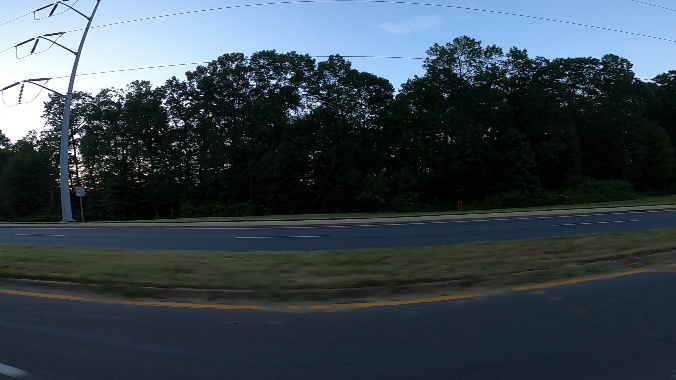
#> input picture test/1.jpg, 676 x 380 px; its folder holds only this picture in this run
$ python -i preprocess.py   (imports and definitions only)
#> lines starting #> are read from the running program, lines starting #| are printed output that depends on the picture
#> further down, picture is the input picture: shape (380, 676, 3); mean B, G, R 78.8, 70.2, 57.5
import cv2
import random
import numpy as np
from dataclasses import dataclass, field
from pathlib import Path
from typing import Optional, Tuple, List


#  HẰNG SỐ TOÀN CỤC


IMG_WIDTH  = 128
IMG_HEIGHT = 64
IMG_SIZE   = (IMG_WIDTH, IMG_HEIGHT)   # (w, h) cho cv2.resize

CLAHE_CLIP = 2.0
CLAHE_GRID = (8, 8)


#  CẤU HÌNH AUGMENTATION


@dataclass
class AugConfig:
    """
    Tham số điều chỉnh mức độ augmentation.

    Mặc định được chỉnh cho bài toán phát hiện xe đa góc.
    Chỉnh aug_level = 'light' / 'medium' / 'heavy' để scale nhanh.
    """
    # Rotation — tăng từ ±10 lên ±30 để cover góc camera nghiêng
    rotate_max_deg: float = 30.0

    # Brightness scale (×alpha)
    brightness_range: Tuple[float, float] = (0.5, 1.5)

    # Gamma correction (giả lập overexposed / underexposed)
    gamma_range: Tuple[float, float] = (0.5, 2.0)

    # Perspective — mức độ biến dạng (0=không, 0.3=rất nhiều)
    perspective_strength: float = 0.15

    # Shear — độ nghiêng ngang (giả lập góc nhìn chéo)
    shear_range: float = 0.15

    # Gaussian noise — std độ nhiễu pixel (0–255)
    noise_std: float = 12.0

    # Gaussian blur — kernel size (lẻ), 0 = tắt
    blur_ksize: int = 3

    # Random crop — % chiều bị cắt tối đa mỗi phía
    crop_pct: float = 0.12

    # Horizontal stretch — co/dãn ngang để giả lập xe nhìn ngang / trước
    stretch_range: Tuple[float, float] = (0.75, 1.3)

    # [5 lines left out: function light, not called in this run]

    @classmethod
    def medium(cls) -> "AugConfig":
        """Augmentation mặc định."""
        return cls()

    # [6 lines left out: function heavy, not called in this run]


# Mặc định toàn cục (có thể override khi gọi augment_image_v2)
DEFAULT_CFG = AugConfig.medium()


#  TIỀN XỬ LÝ CƠ BẢN


# [69 lines left out: functions load_image, to_grayscale, apply_clahe, resize_image, normalize, preprocess and 1 more, not called in this run]


#  CÁC HÀM AUGMENTATION ĐƠN LẺ


def aug_flip(img: np.ndarray) -> np.ndarray:
    """Lật ngang — giả lập xe đi ngược chiều."""
    return cv2.flip(img, 1)


def aug_brightness(img: np.ndarray,
                   lo: float = 0.5, hi: float = 1.5) -> np.ndarray:
    """
    Nhân pixel với alpha ngẫu nhiên.

    Range rộng hơn cũ (0.5–1.5 thay vì 0.7–1.3) để cover
    cảnh ngày nắng và đêm tối hơn.
    """
#> called with lo = 0.5, hi = 1.5
    alpha = random.uniform(lo, hi)
#> alpha = 1.34
    return np.clip(img.astype(np.float32) * alpha, 0, 255).astype(np.uint8)


def aug_gamma(img: np.ndarray,
              lo: float = 0.5, hi: float = 2.0) -> np.ndarray:
    """
    Hiệu chỉnh gamma (phi tuyến) — khác với brightness (tuyến tính).

    gamma < 1 → ảnh sáng hơn (overexposed).
    gamma > 1 → ảnh tối hơn (underexposed / ban đêm).
    """
#> called with lo = 0.5, hi = 2
    gamma = random.uniform(lo, hi)
#> gamma = 1.64
    inv   = 1.0 / gamma
#> inv = 0.611
    table = (np.arange(256) / 255.0) ** inv * 255.0
#> table = 256 values from 0 to 255
    lut   = np.clip(table, 0, 255).astype(np.uint8)
#> lut = 256 values from 0 to 255
    return cv2.LUT(img, lut)
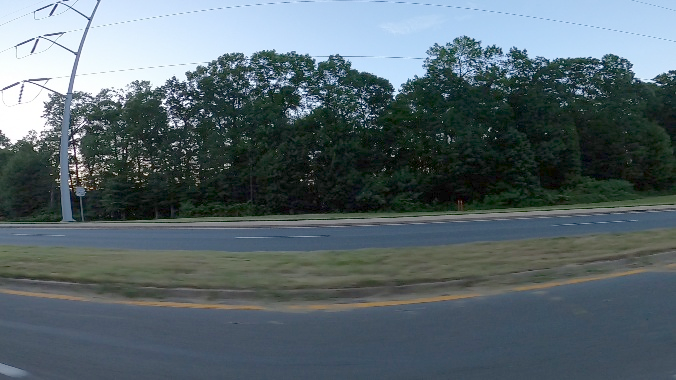
#> returned value: shape (380, 676, 3); mean of channels 0, 1, 2 108.3, 102.6, 87.9; drawn as B, G, R


def aug_rotate(img: np.ndarray, max_deg: float = 30.0) -> np.ndarray:
    """
    Xoay ảnh ±max_deg độ.

    Tăng từ ±10° (cũ) lên ±30° để giả lập camera đặt cao/thấp,
    góc nhìn hơi chếch — giúp nhận ra xe nhìn từ trên xuống.
    """
#> called with max_deg = 30
    h, w  = img.shape[:2]
#> h = 380; w = 676
    angle = random.uniform(-max_deg, max_deg)
    M     = cv2.getRotationMatrix2D((w / 2, h / 2), angle, 1.0)
#> M = [[0.997, -0.0831, 16.95], [0.0831, 0.997, -27.42]]
    return cv2.warpAffine(img, M, (w, h), borderMode=cv2.BORDER_REFLECT)


def aug_perspective(img: np.ndarray, strength: float = 0.15) -> np.ndarray:
    """
    Biến đổi phối cảnh (perspective transform).

    Dịch chuyển 4 góc ảnh ngẫu nhiên trong phạm vi strength×(w hoặc h).
    Giả lập xe nhìn từ góc trên-bên (bird-eye partial), góc thấp (frog-eye).

    Đây là augmentation quan trọng nhất cho vấn đề đa góc nhìn.
    """
#> called with strength = 0.15
    h, w = img.shape[:2]
#> h = 380; w = 676
    dx   = int(w * strength)
#> dx = 101
    dy   = int(h * strength)
#> dy = 57

    # Góc gốc
    src = np.float32([[0, 0], [w, 0], [w, h], [0, h]])
#> src = [[0, 0], [676, 0], [676, 380], [0, 380]]
    # Góc đích — dịch chuyển ngẫu nhiên từng góc
    dst = np.float32([
        [random.randint(0, dx),       random.randint(0, dy)],
        [random.randint(w-dx, w),     random.randint(0, dy)],
        [random.randint(w-dx, w),     random.randint(h-dy, h)],
        [random.randint(0, dx),       random.randint(h-dy, h)],
    ])
#> dst = [[33, 32], [637, 25], [675, 376], [38, 353]]
    M = cv2.getPerspectiveTransform(src, dst)
#> M = [[0.816, 0.00847, 33], [-0.0134, 0.801, 32], [-0.000122, -0.000123, 1]]
    return cv2.warpPerspective(img, M, (w, h), borderMode=cv2.BORDER_REFLECT)
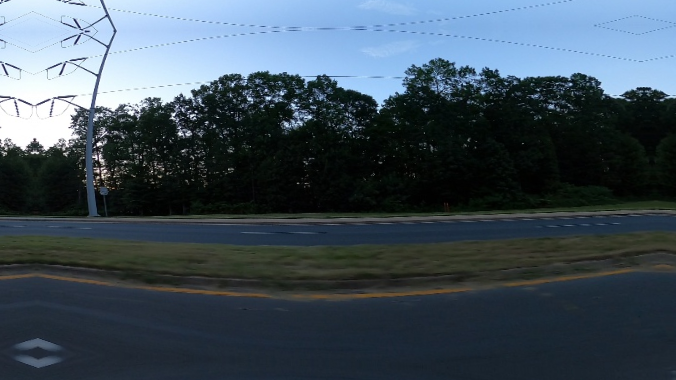
#> returned value: shape (380, 676, 3); mean of channels 0, 1, 2 89.6, 78.4, 64.1; drawn as B, G, R


def aug_shear(img: np.ndarray, shear_range: float = 0.15) -> np.ndarray:
    """
    Shear ngang — nghiêng ảnh sang trái/phải.

    Giả lập xe nhìn từ góc chếch (3/4 view → side view transition).
    """
#> called with shear_range = 0.15
    h, w  = img.shape[:2]
#> h = 380; w = 676
    shear = random.uniform(-shear_range, shear_range)
    M     = np.float32([[1, shear, 0],
                        [0, 1,     0]])
    # Tính chiều rộng mới sau shear để không bị cắt
    new_w = int(w + abs(shear) * h)
#> new_w = 692
    warped = cv2.warpAffine(img, M, (new_w, h),
                             borderMode=cv2.BORDER_REFLECT)
    # Crop / resize về kích thước gốc
    return cv2.resize(warped, (w, h), interpolation=cv2.INTER_AREA)


def aug_noise(img: np.ndarray, std: float = 12.0) -> np.ndarray:
    """
    Thêm Gaussian noise — giả lập camera chất lượng thấp, điều kiện đêm.
    """
#> called with std = 12
    noise  = np.random.normal(0, std, img.shape).astype(np.float32)
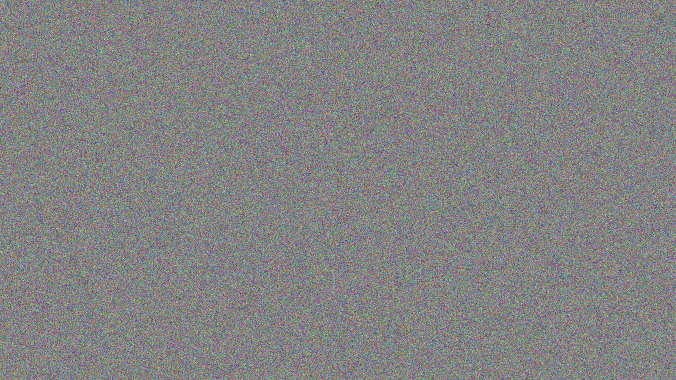
#> noise: shape (380, 676, 3) float32; mean B, G, R 0, 0, 0; drawn with min black and max white
    noisy  = img.astype(np.float32) + noise
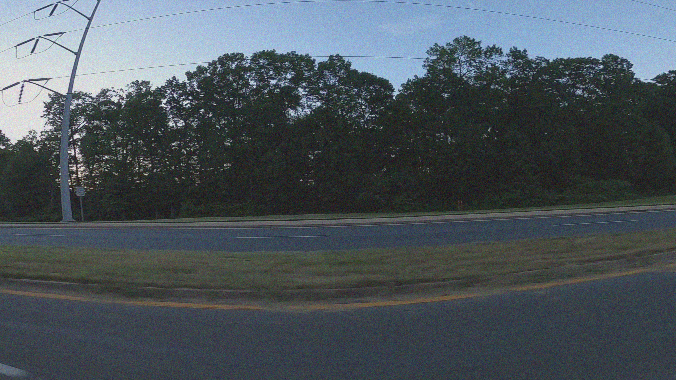
#> noisy: shape (380, 676, 3) float32; mean B, G, R 78.8, 70.2, 57.5; drawn with min black and max white
    return np.clip(noisy, 0, 255).astype(np.uint8)


def aug_blur(img: np.ndarray, ksize: int = 3) -> np.ndarray:
    """
    Gaussian blur — giả lập motion blur / camera out-of-focus.

    ksize phải lẻ. Nếu ksize <= 0 thì trả ảnh gốc.
    """
#> called with ksize = 3
    if ksize <= 0:
        return img
    k = ksize if ksize % 2 == 1 else ksize + 1
#> k = 3
    return cv2.GaussianBlur(img, (k, k), 0)


def aug_crop_resize(img: np.ndarray, crop_pct: float = 0.12) -> np.ndarray:
    """
    Crop ngẫu nhiên rồi resize về kích thước gốc.

    Giả lập detector nhìn thấy xe bị cắt bớt (partial occlusion)
    hoặc xe ở khoảng cách khác trong pyramid.
    """
#> called with crop_pct = 0.12
    h, w   = img.shape[:2]
#> h = 380; w = 676
    max_dx = int(w * crop_pct)
#> max_dx = 81
    max_dy = int(h * crop_pct)
#> max_dy = 45

    x1 = random.randint(0, max_dx)
#> x1 = 27
    y1 = random.randint(0, max_dy)
#> y1 = 32
    x2 = random.randint(w - max_dx, w)
#> x2 = 612
    y2 = random.randint(h - max_dy, h)
#> y2 = 353

    cropped = img[y1:y2, x1:x2]
    if cropped.size == 0:
        return img
    return cv2.resize(cropped, (w, h), interpolation=cv2.INTER_AREA)
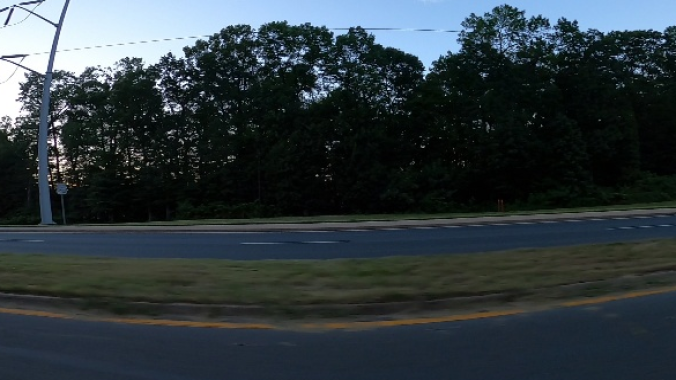
#> returned value: shape (380, 676, 3); mean of channels 0, 1, 2 63.5, 58.7, 48.4; drawn as B, G, R


def aug_stretch(img: np.ndarray,
                lo: float = 0.75, hi: float = 1.3) -> np.ndarray:
    """
    Co / dãn ngang rồi crop về kích thước gốc.

    ratio > 1 → dãn rộng → giả lập xe nhìn ngang (side view, dài hơn).
    ratio < 1 → bóp lại   → giả lập xe nhìn gần mặt trước (compact).

    Đây là trick đơn giản nhưng hiệu quả cho vấn đề aspect-ratio.
    """
#> called with lo = 0.75, hi = 1.3
    h, w  = img.shape[:2]
#> h = 380; w = 676
    ratio = random.uniform(lo, hi)
    new_w = int(w * ratio)
#> new_w = 558
    if new_w < 4:
        return img
    resized = cv2.resize(img, (new_w, h), interpolation=cv2.INTER_AREA)
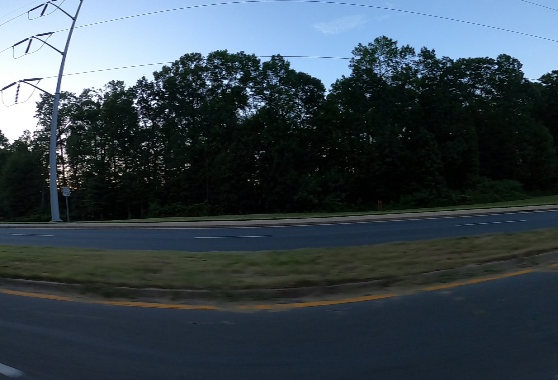
#> resized: shape (380, 558, 3); mean B, G, R 78.8, 70.2, 57.5

    if new_w >= w:
        # Dãn rộng → center crop về w
        x_start = (new_w - w) // 2
        return resized[:, x_start:x_start + w]
    else:
        # Bóp lại → pad hai bên bằng reflect
        pad = w - new_w
#> pad = 118
        left  = pad // 2
#> left = 59
        right = pad - left
#> right = 59
        return cv2.copyMakeBorder(resized, 0, 0, left, right,
                                  cv2.BORDER_REFLECT)
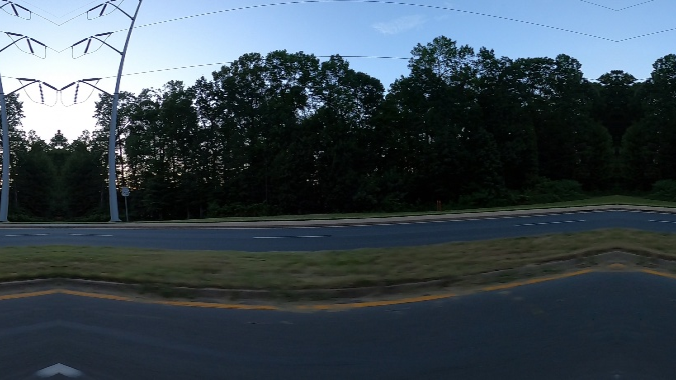
#> returned value: shape (380, 676, 3); mean of channels 0, 1, 2 81.4, 72.9, 60.3; drawn as B, G, R


#  HÀM AUGMENTATION TỔNG HỢP


# [15 lines left out: function augment_image, not called in this run]


def augment_image_v2(img: np.ndarray,
                     cfg: AugConfig = DEFAULT_CFG) -> List[np.ndarray]:
    """
    Augmentation nâng cấp — 9 biến thể giải quyết vấn đề đa góc nhìn.

    Thứ tự:
    1.  Flip ngang           — xe đi ngược chiều
    2.  Brightness (±50%)   — ánh sáng mạnh / yếu
    3.  Gamma correction    — over/underexposed
    4.  Rotate ±30°         — camera nghiêng
    5.  Perspective         — góc nhìn từ trên / từ thấp
    6.  Shear ngang         — xe nhìn chếch
    7.  Gaussian noise      — camera chất lượng thấp
    8.  Gaussian blur       — motion blur / mất nét
    9.  Crop + resize       — partial occlusion / scale khác
    10. Stretch ngang       — side view (xe dài) / front view (xe compact)

    Parameters
    ----------
    img : np.ndarray
        Ảnh grayscale uint8 đã qua preprocess() — kích thước IMG_SIZE.
    cfg : AugConfig
        Tham số điều chỉnh. Dùng AugConfig.light/medium/heavy() để chọn nhanh.

    Returns
    -------
    List[np.ndarray]
        9 ảnh augmented (không bao gồm ảnh gốc).
    """
    return [
        aug_flip(img),
        aug_brightness(img, *cfg.brightness_range),
        aug_gamma(img, *cfg.gamma_range),
        aug_rotate(img, cfg.rotate_max_deg),
        aug_perspective(img, cfg.perspective_strength),
        aug_shear(img, cfg.shear_range),
        aug_noise(img, cfg.noise_std),
        aug_blur(img, cfg.blur_ksize),
        aug_crop_resize(img, cfg.crop_pct),
        aug_stretch(img, *cfg.stretch_range),
    ]


# [145 lines left out: functions augment_combined, load_dataset, not called in this run]

>>> import cv2
>>> picture = cv2.imread('test/1.jpg')
>>> result = augment_image_v2(picture)
#> result = 10 items

$ run again, on test/2.jpg
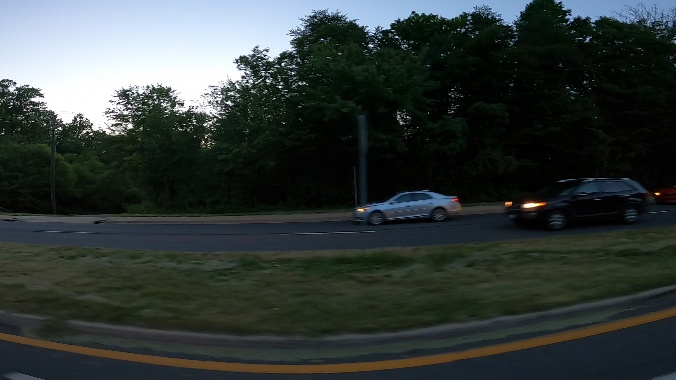
#> input picture test/2.jpg, 676 x 380 px
#> picture is the input picture: shape (380, 676, 3); mean B, G, R 57.8, 59.6, 51.9
#> alpha = 1.34
#> gamma = 1.64
#> inv = 0.611
#> table = 256 values from 0 to 255
#> in aug_rotate, `h, w  = img.shape[:2]`: h = 380; w = 676
#> in aug_rotate, `M     = cv2.getRotationMatrix2D((w / 2, h / 2), angle, 1.0)`: M = [[0.997, -0.0831, 16.95], [0.0831, 0.997, -27.42]]
#> in aug_perspective, `h, w = img.shape[:2]`: h = 380; w = 676
#> dx = 101
#> dy = 57
#> src = [[0, 0], [676, 0], [676, 380], [0, 380]]
#> dst = [[33, 32], [637, 25], [675, 376], [38, 353]]
#> in aug_perspective, `M = cv2.getPerspectiveTransform(src, dst)`: M = [[0.816, 0.00847, 33], [-0.0134, 0.801, 32], [-0.000122, -0.000123, 1]]
#> in aug_shear, `h, w  = img.shape[:2]`: h = 380; w = 676
#> in aug_shear, `new_w = int(w + abs(shear) * h)`: new_w = 692
#> k = 3
#> in aug_crop_resize, `h, w   = img.shape[:2]`: h = 380; w = 676
#> max_dx = 81
#> max_dy = 45
#> x1 = 27
#> y1 = 32
#> x2 = 612
#> y2 = 353
#> in aug_stretch, `h, w  = img.shape[:2]`: h = 380; w = 676
#> in aug_stretch, `new_w = int(w * ratio)`: new_w = 558
#> in aug_stretch, `resized = cv2.resize(img, (new_w, h), interpolation=cv2.INTER_AREA)`:
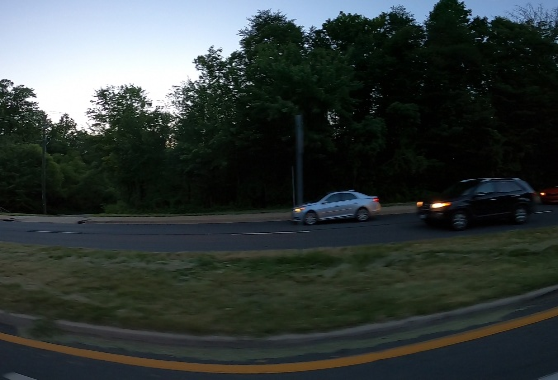
#> resized: shape (380, 558, 3); mean B, G, R 57.8, 59.6, 51.9
#> pad = 118
#> left = 59
#> in aug_stretch, `return cv2.copyMakeBorder(resized, 0, 0, left, right, cv2.BORDER_REFLE..`:
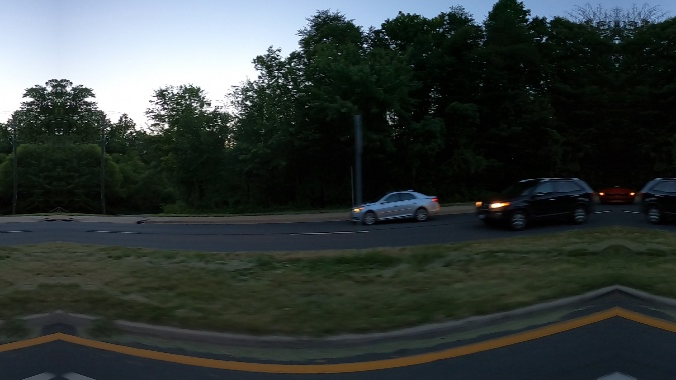
#> returned value: shape (380, 676, 3); mean of channels 0, 1, 2 58.5, 59.9, 52.4; drawn as B, G, R
#> result = 10 items

$ run again, on test/3.jpg
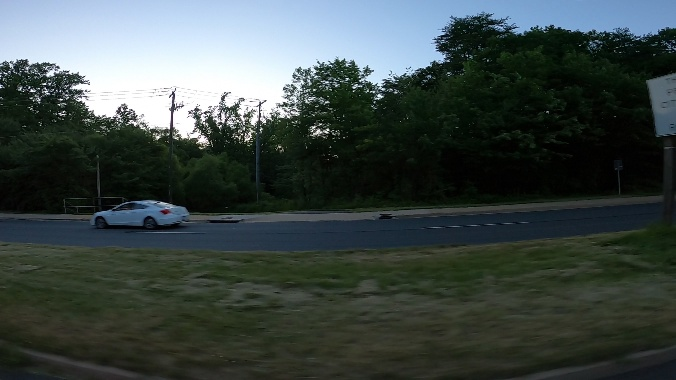
#> input picture test/3.jpg, 676 x 380 px
#> picture is the input picture: shape (380, 676, 3); mean B, G, R 70.7, 72.9, 62.3
#> alpha = 1.34
#> gamma = 1.64
#> inv = 0.611
#> table = 256 values from 0 to 255
#> in aug_rotate, `h, w  = img.shape[:2]`: h = 380; w = 676
#> in aug_rotate, `M     = cv2.getRotationMatrix2D((w / 2, h / 2), angle, 1.0)`: M = [[0.997, -0.0831, 16.95], [0.0831, 0.997, -27.42]]
#> in aug_perspective, `h, w = img.shape[:2]`: h = 380; w = 676
#> dx = 101
#> dy = 57
#> src = [[0, 0], [676, 0], [676, 380], [0, 380]]
#> dst = [[33, 32], [637, 25], [675, 376], [38, 353]]
#> in aug_perspective, `M = cv2.getPerspectiveTransform(src, dst)`: M = [[0.816, 0.00847, 33], [-0.0134, 0.801, 32], [-0.000122, -0.000123, 1]]
#> in aug_shear, `h, w  = img.shape[:2]`: h = 380; w = 676
#> in aug_shear, `new_w = int(w + abs(shear) * h)`: new_w = 692
#> k = 3
#> in aug_crop_resize, `h, w   = img.shape[:2]`: h = 380; w = 676
#> max_dx = 81
#> max_dy = 45
#> x1 = 27
#> y1 = 32
#> x2 = 612
#> y2 = 353
#> in aug_stretch, `h, w  = img.shape[:2]`: h = 380; w = 676
#> in aug_stretch, `new_w = int(w * ratio)`: new_w = 558
#> in aug_stretch, `resized = cv2.resize(img, (new_w, h), interpolation=cv2.INTER_AREA)`:
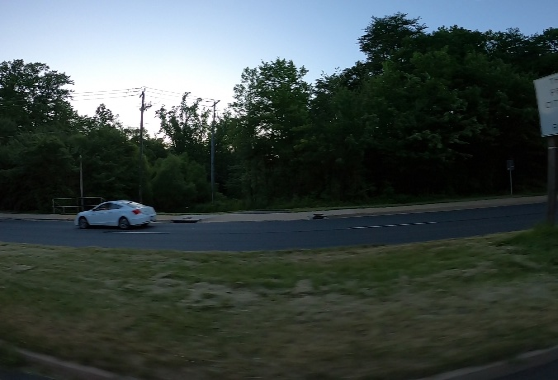
#> resized: shape (380, 558, 3); mean B, G, R 70.7, 72.9, 62.3
#> pad = 118
#> left = 59
#> in aug_stretch, `return cv2.copyMakeBorder(resized, 0, 0, left, right, cv2.BORDER_REFLE..`:
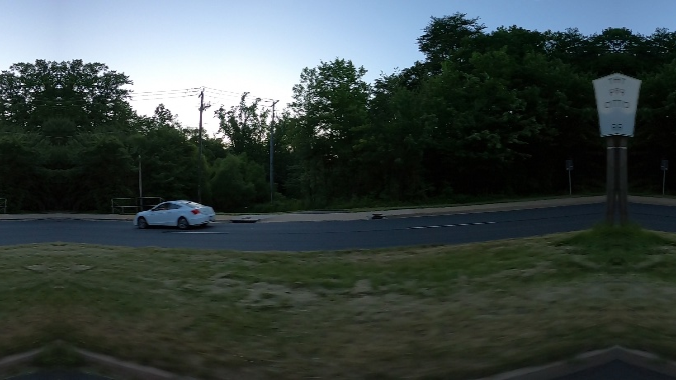
#> returned value: shape (380, 676, 3); mean of channels 0, 1, 2 68.2, 70.3, 59.8; drawn as B, G, R
#> result = 10 items
